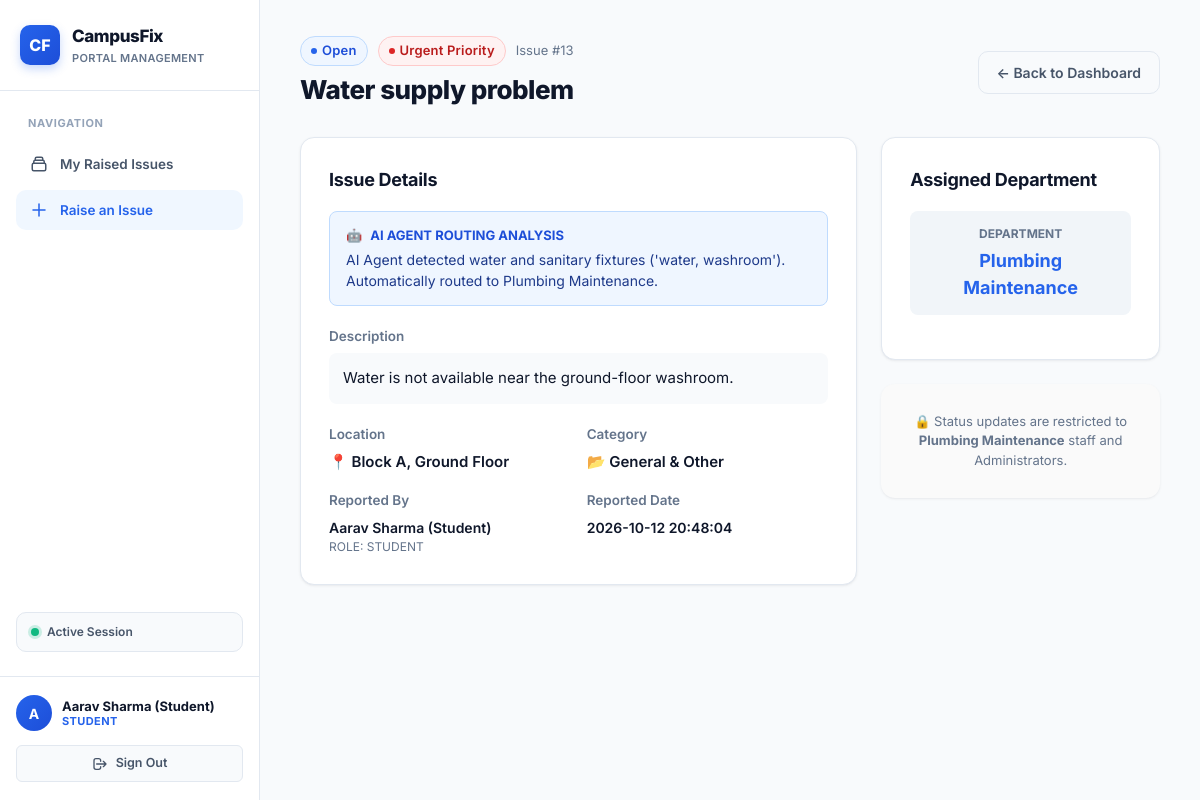
Screenshot of /issue/13 (signed in) with the database file from the repository.
### tables this page shows
CREATE TABLE issues (
        id INTEGER PRIMARY KEY AUTOINCREMENT,
        title TEXT NOT NULL,
        description TEXT NOT NULL,
        category TEXT NOT NULL,
        location TEXT NOT NULL,
        priority TEXT NOT NULL,      -- Low, Medium, High, Urgent
        status TEXT NOT NULL,        -- Open, In Progress, Resolved
        assigned_department TEXT NOT NULL,
        reported_by_id INTEGER NOT NULL,
        reported_by_name TEXT NOT NULL,
        reported_by_role TEXT NOT NULL,
        created_at TIMESTAMP DEFAULT CURRENT_TIMESTAMP,
        updated_at TIMESTAMP DEFAULT CURRENT_TIMESTAMP,
        resolution_notes TEXT, ai_reasoning TEXT,
        FOREIGN KEY (reported_by_id) REFERENCES users (id)
    );

### app.py (the view)
@app.route('/issue/<int:issue_id>')
@login_required
def issue_detail(issue_id):
    conn = get_db()
    cursor = conn.cursor()
    cursor.execute('SELECT * FROM issues WHERE id = ?', (issue_id,))
    issue = cursor.fetchone()
    conn.close()
    if not issue:
        flash('Issue not found.', 'danger')
        return redirect(url_for('dashboard'))
    role = session.get('role')
    user_id = session.get('user_id')
    user_dept = session.get('department')
    if role in ['student', 'faculty'] and issue['reported_by_id'] != user_id:
        flash('Access Denied: You are only permitted to view issues reported by yourself.', 'danger')
        return redirect(url_for('dashboard'))
    if role == 'staff' and issue['assigned_department'] != user_dept:
        flash(f'Access Denied: You can only view issues assigned to {user_dept}.', 'danger')
        return redirect(url_for('dashboard'))
    all_depts = ['Electrical Maintenance', 'Civil & Facilities', 'Plumbing Maintenance', 'IT Support', 'Admin Review']
    return render_template('issue_detail.html', issue=issue, all_depts=all_depts)

### app.py (called while the page is built)
def login_required(f):
    @wraps(f)
    def decorated_function(*args, **kwargs):
        if 'user_id' not in session:
            flash('Please log in to continue.', 'warning')
            return redirect(url_for('login'))
        return f(*args, **kwargs)
    return decorated_function

### db.py (called while the page is built)
def get_db():
    conn = sqlite3.connect(DATABASE)
    conn.row_factory = sqlite3.Row
    return conn

### templates/issue_detail.html (shortened to what this page needs)
{% extends "base.html" %}
{% block content %}
<div class="content-header">
  <div>
    <div style="display: flex; align-items: center; gap: 10px; margin-bottom: 4px;">
      <span class="badge badge-{{ issue.status.lower().replace(' ', '-') }}" style="font-size: 13px;">{{ issue.status }}</span>
      <span class="badge badge-{{ issue.priority.lower() }}" style="font-size: 13px;">{{ issue.priority }} Priority</span>
      <span style="color: var(--text-muted); font-size: 13px;">Issue #{{ issue.id }}</span>
    </div>
    <h1 class="page-title">{{ issue.title }}</h1>
  </div>
  <div>
    <a href="{{ url_for('dashboard') }}" class="btn btn-secondary">&larr; Back to Dashboard</a>
  </div>
</div>
<div style="display: grid; grid-template-columns: 2fr 1fr; gap: 24px;">
  <div>
    <div class="card">
      <h3 class="card-title">Issue Details</h3>
      {% if issue.ai_reasoning %}
      <div style="margin-bottom: 20px; background: #eff6ff; border: 1px solid #bfdbfe; border-radius: 8px; padding: 14px 16px;">
        <div style="display: flex; align-items: center; gap: 8px; font-size: 13px; font-weight: 700; color: #1d4ed8; text-transform: uppercase;">
          <span>🤖</span> AI Agent Routing Analysis
        </div>
        <div style="font-size: 14px; color: #1e3a8a; margin-top: 4px;">
          {{ issue.ai_reasoning }}
        </div>
      </div>
      {% endif %}
      <div style="margin-bottom: 20px;">
        <div class="form-label" style="color: var(--text-muted);">Description</div>
        <p style="white-space: pre-wrap; font-size: 15px; color: var(--text-dark); background: #f8fafc; padding: 14px; border-radius: 8px; border: 1px solid var(--border-color);">{{ issue.description }}</p>
      </div>
      <div style="display: grid; grid-template-columns: 1fr 1fr; gap: 16px; margin-bottom: 16px;">
        <div>
          <div class="form-label" style="color: var(--text-muted);">Location</div>
          <div style="font-weight: 600; font-size: 15px;">📍 {{ issue.location }}</div>
        </div>
        <div>
          <div class="form-label" style="color: var(--text-muted);">Category</div>
          <div style="font-weight: 600; font-size: 15px;">📂 {{ issue.category }}</div>
        </div>
      </div>
      <div style="display: grid; grid-template-columns: 1fr 1fr; gap: 16px;">
        <div>
          <div class="form-label" style="color: var(--text-muted);">Reported By</div>
          <div style="font-weight: 600; font-size: 14px;">{{ issue.reported_by_name }}</div>
          <div style="font-size: 12px; color: var(--text-muted); text-transform: uppercase;">Role: {{ issue.reported_by_role }}</div>
        </div>
        <div>
          <div class="form-label" style="color: var(--text-muted);">Reported Date</div>
          <div style="font-weight: 600; font-size: 14px;">{{ issue.created_at }}</div>
        </div>
      </div>
    </div>
  </div>
  <div>
    <div class="card">
      <h3 class="card-title">Assigned Department</h3>
      <div style="background: #f1f5f9; border-radius: 8px; padding: 14px; text-align: center; margin-bottom: 16px;">
        <div style="font-size: 12px; text-transform: uppercase; color: var(--text-muted); font-weight: 700;">Department</div>
        <div style="font-size: 18px; font-weight: 700; color: var(--primary); margin-top: 4px;">{{ issue.assigned_department }}</div>
      </div>
    </div>
    {% if session.get('role') == 'admin' or (session.get('role') == 'staff' and session.get('department') == issue.assigned_department) %}
    <div class="card">
      <h3 class="card-title">Update Status</h3>
      <form method="POST" action="{{ url_for('update_status', issue_id=issue.id) }}">
        <div class="form-group">
          <label class="form-label" for="status">Change Status</label>
          <select id="status" name="status" class="form-select">
            <option value="Open" {% if issue.status == 'Open' %}selected{% endif %}>Open</option>
            <option value="In Progress" {% if issue.status == 'In Progress' %}selected{% endif %}>In Progress</option>
            <option value="Resolved" {% if issue.status == 'Resolved' %}selected{% endif %}>Resolved</option>
          </select>
        </div>
        <div class="form-group">
          <label class="form-label" for="resolution_notes">Resolution / Action Note</label>
          <textarea
            id="resolution_notes"
            name="resolution_notes"
            rows="3"
            class="form-textarea"
            placeholder="Add update note, technician name, or fix details..."
          >{{ issue.resolution_notes or '' }}</textarea>
        </div>
        <button type="submit" class="btn btn-primary btn-block">
          Update Issue
        </button>
      </form>
    </div>
    {% else %}
    <div class="card" style="background: #fafafa; border: 1px dashed var(--border-color);">
      <div style="font-size: 13px; color: var(--text-muted); text-align: center;">
        🔒 Status updates are restricted to <strong>{{ issue.assigned_department }}</strong> staff and Administrators.
      </div>
    </div>
    {% endif %}
  </div>
</div>
{% endblock %}

### templates/base.html (shortened to what this page needs)
<!DOCTYPE html>
<html lang="en">
<head>
  <link rel="stylesheet" href="{{ url_for('static', filename='style.css') }}">
</head>
<body>
  {% if session.get('user_id') %}
  <div class="app-layout">
    <aside class="sidebar">
      <div class="sidebar-header">
        <div class="logo-box">
          <div class="logo-icon">CF</div>
          <div class="logo-text">
            <span class="logo-title">CampusFix</span>
            <span class="logo-subtitle">Portal Management</span>
          </div>
        </div>
      </div>
      <nav class="sidebar-nav">
        <div class="nav-section-title">Navigation</div>
        {% if session.get('role') in ['student', 'faculty'] %}
        <a href="{{ url_for('dashboard') }}" class="nav-link {% if request.endpoint == 'dashboard' %}active{% endif %}">
          <svg class="nav-svg" fill="none" stroke="currentColor" viewBox="0 0 24 24"><path stroke-linecap="round" stroke-linejoin="round" stroke-width="2" d="M19 11H5m14 0a2 2 0 012 2v6a2 2 0 01-2 2H5a2 2 0 01-2-2v-6a2 2 0 012-2m14 0V9a2 2 0 00-2-2M5 11V9a2 2 0 012-2m0 0V5a2 2 0 012-2h6a2 2 0 012 2v2M7 7h10"></path></svg>
          <span>My Raised Issues</span>
        </a>
        <a href="{{ url_for('raise_issue') }}" class="nav-link nav-highlight {% if request.endpoint == 'raise_issue' %}active{% endif %}">
          <svg class="nav-svg" fill="none" stroke="currentColor" viewBox="0 0 24 24"><path stroke-linecap="round" stroke-linejoin="round" stroke-width="2" d="M12 4v16m8-8H4"></path></svg>
          <span>Raise an Issue</span>
        </a>
        {% endif %}
        <div class="nav-role-badge">
          {% if session.get('role') == 'staff' %}
            <span class="pulse-dot"></span> Staff: {{ session.get('department') }}
          {% elif session.get('role') == 'admin' %}
            <span class="pulse-dot"></span> Admin Privilege
          {% else %}
            <span class="pulse-dot"></span> Active Session
          {% endif %}
        </div>
      </nav>
      <div class="sidebar-footer">
        <div class="user-badge">
          <div class="user-avatar">{{ session.get('full_name', 'U')[0] }}</div>
          <div class="user-info">
            <div class="user-name">{{ session.get('full_name') }}</div>
            <div class="user-role-tag">{{ session.get('role') }}</div>
          </div>
        </div>
        <a href="{{ url_for('logout') }}" class="btn-logout">
          <svg width="16" height="16" fill="none" stroke="currentColor" viewBox="0 0 24 24"><path stroke-linecap="round" stroke-linejoin="round" stroke-width="2" d="M17 16l4-4m0 0l-4-4m4 4H7m6 4v1a3 3 0 01-3 3H6a3 3 0 01-3-3V7a3 3 0 013-3h4a3 3 0 013 3v1"></path></svg>
          Sign Out
        </a>
      </div>
    </aside>
    <main class="main-content">
      {% block content %}{% endblock %}
    </main>
  </div>
  {% else %}
    {% block auth_content %}{% endblock %}
  {% endif %}
</body>
</html>

### rows the page displays
issues: get "Aarav Sharma (Student)", get "STUDENT", status "Open", priority "Urgent", id "13", title "Water supply problem", ai_reasoning "AI Agent detected water and sanitary fixtures ('water, washroom'). Automatically routed to Plumbing Maintenance.", description "Water is not available near the ground-floor washroom.", location "Block A, Ground Floor", category "General & Other", reported_by_name "Aarav Sharma (Student)", reported_by_role "STUDENT", created_at "2026-10-12 20:48:04", assigned_department "Plumbing Maintenance"

### other values shown
{{ session.get('full_name', 'U')[0] }} "A"
